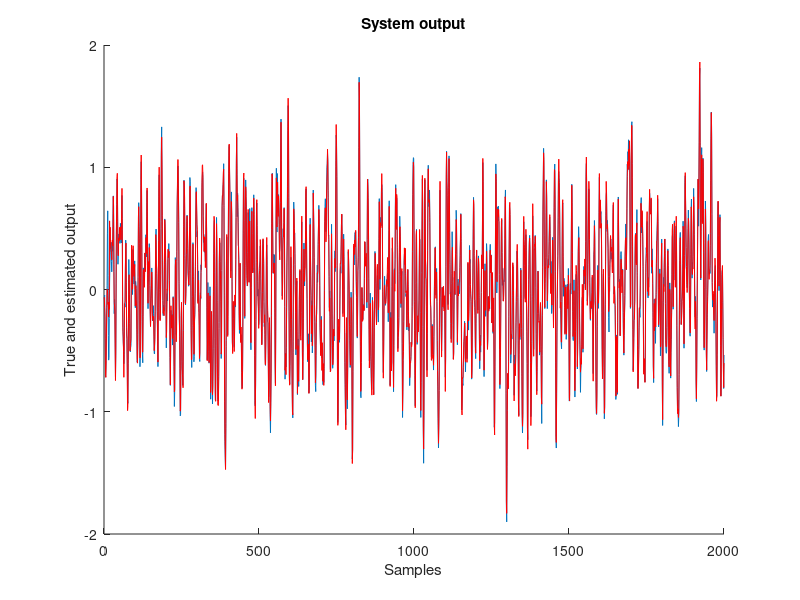
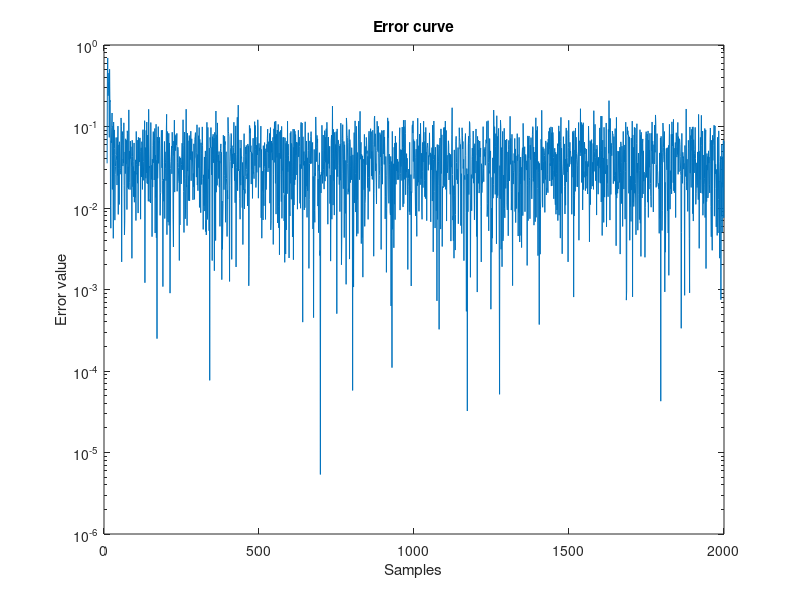
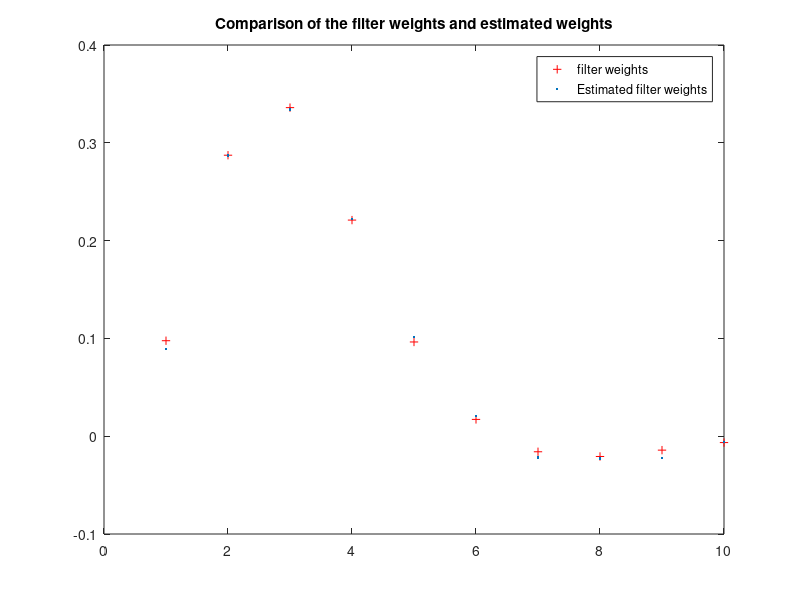
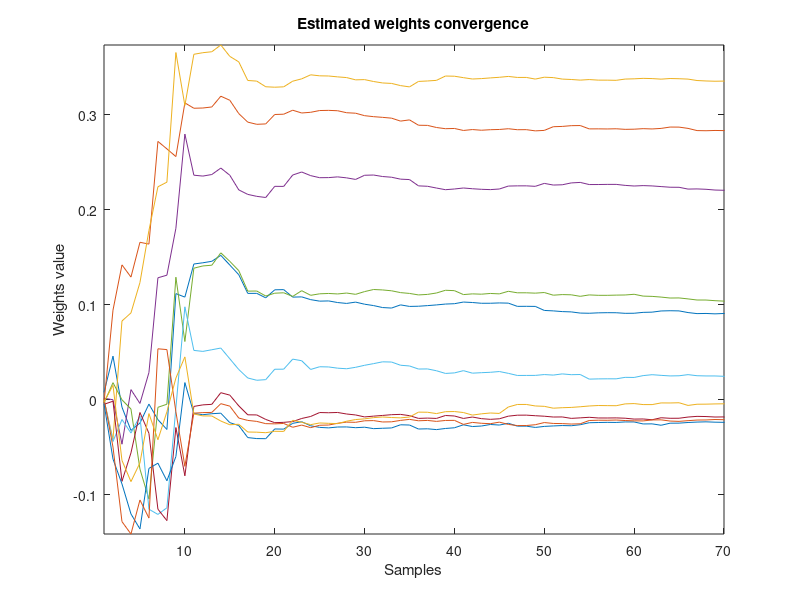

The MATLAB script that drew these images, in order:
%%%%%%%%%%%%%%%%%%%%%%%%%%%%%%%%%%%%%%%%%%%%%%%%%%%%%%%%%%%%%%%%%%%%%%%%%
% rlsalgo : IIR RLS algorithm demo
% Author : Tamer Abdelazim Mellik
% Contact information : 
%Department of Electrical & Computer Engineering,
%University of Calgary,
%2500 University Drive N.W. ,
%Calgary, AB T2N 1N4 ,
%Canada .
% email :abdelasi@enel.ucalgary.ca  
% email : abdelazim@ieee.org
% Webpage : http://www.enel.ucalgary.ca/~abdelasi/
% Date    : 2-4-2002
% Updated : 30-10-2003
% Version : 1.1.0
% Reference : S. Haykin, Adaptive Filter Theory. 3rd edition, Upper Saddle River, NJ: Prentice-Hall, 1996. 
% Note : The author doesn't take any responsibility for any harm caused by the use of this file
clear all
close all
hold off
% Number of system points
N=2000;
inp = randn(N,1);
n = randn(N,1);
[b,a] = butter(2,0.25);
Gz = tf(b,a,-1);

%If you don't have access to Control toolbox use the sample data
%load IIRsampledata;
%inp= IIRsampledata(1:2000);
%d= IIRsampledata(1:2000);

% use ldiv to get the approximate IIR weights of the filter ( a function only in the input)
% y=h*u
%ldiv is a function submitted to get inverse Z-transform (Matlab central file exchange)
%The first sysorder weight value
%use h=ldiv(b,a,sysorder)'; ==> here we use sysorder == 10

%channel system order (you can change the sysorder value and you don't need to change anything in the algorithm )
sysorder = 10 ;
%h= [0.0976   ; 0.2873  ;  0.3360   ; 0.2210   ; 0.0964   ; 0.0172 ;  -0.0159 ;  -0.0207  ; -0.0142  ; -0.0065 ; -0.0014 ;  0.0009 ;   0.0013   ; 0.0009   ; 0.0004  ;  0.0001  ; -0.0000  ; -0.0001  ; -0.0001  ; -0.0000];
h=[0.097631   0.287310   0.335965   0.220981 0.096354 0.017183  -0.015917 -0.020735  -0.014243  -0.006517 -0.001396   0.000856   0.001272  0.000914 0.000438 0.000108 -0.000044  -0.00008  -0.000058 -0.000029];
h=h(1:sysorder);
y = lsim(Gz,inp);
%add some noise
n = n * std(y)/(10*std(n));
d = y + n;
totallength=size(d,1);
%Take only 70 points for training ( N - systorder 70 = 80 - 10 )
N=80 ;	
%begin of the algorithm
%forgetting factor
lamda = 0.9995 ;		
%initial P matrix
delta = 1e10 ;		 
P = delta * eye (sysorder ) ;
w = zeros ( sysorder  , 1 ) ;
for n = sysorder : N 
	u = inp(n:-1:n-sysorder+1) ;
    phi = u' * P ;
	k = phi'/(lamda + phi * u );
    y(n)=w' * u;
    e(n) = d(n) - y(n) ;
	w = w + k * e(n) ;
	P = ( P - k * phi ) / lamda ;
    % Just for plotting
    Recordedw(1:sysorder,n)=w;
end 
%check of results
for n =  N+1 : totallength
	u = inp(n:-1:n-sysorder+1) ;
    y(n) = w' * u ;
    e(n) = d(n) - y(n) ;
end 
hold on
plot(d)
plot(y,'r');
title('System output') ;
xlabel('Samples')
ylabel('True and estimated output')
figure
semilogy((abs(e))) ;
title('Error curve') ;
xlabel('Samples');
ylabel('Error value');
figure
plot(h, 'r+')
hold on
plot(w, '.')
legend('filter weights','Estimated filter weights');
title('Comparison of the filter weights and estimated weights') ;
figure
plot(Recordedw(1:sysorder,sysorder:N)');
title('Estimated weights convergence') ;
xlabel('Samples');
ylabel('Weights value');
axis([1 N-sysorder min(min(Recordedw(1:sysorder,sysorder:N)')) max(max(Recordedw(1:sysorder,sysorder:N)')) ]);
hold off